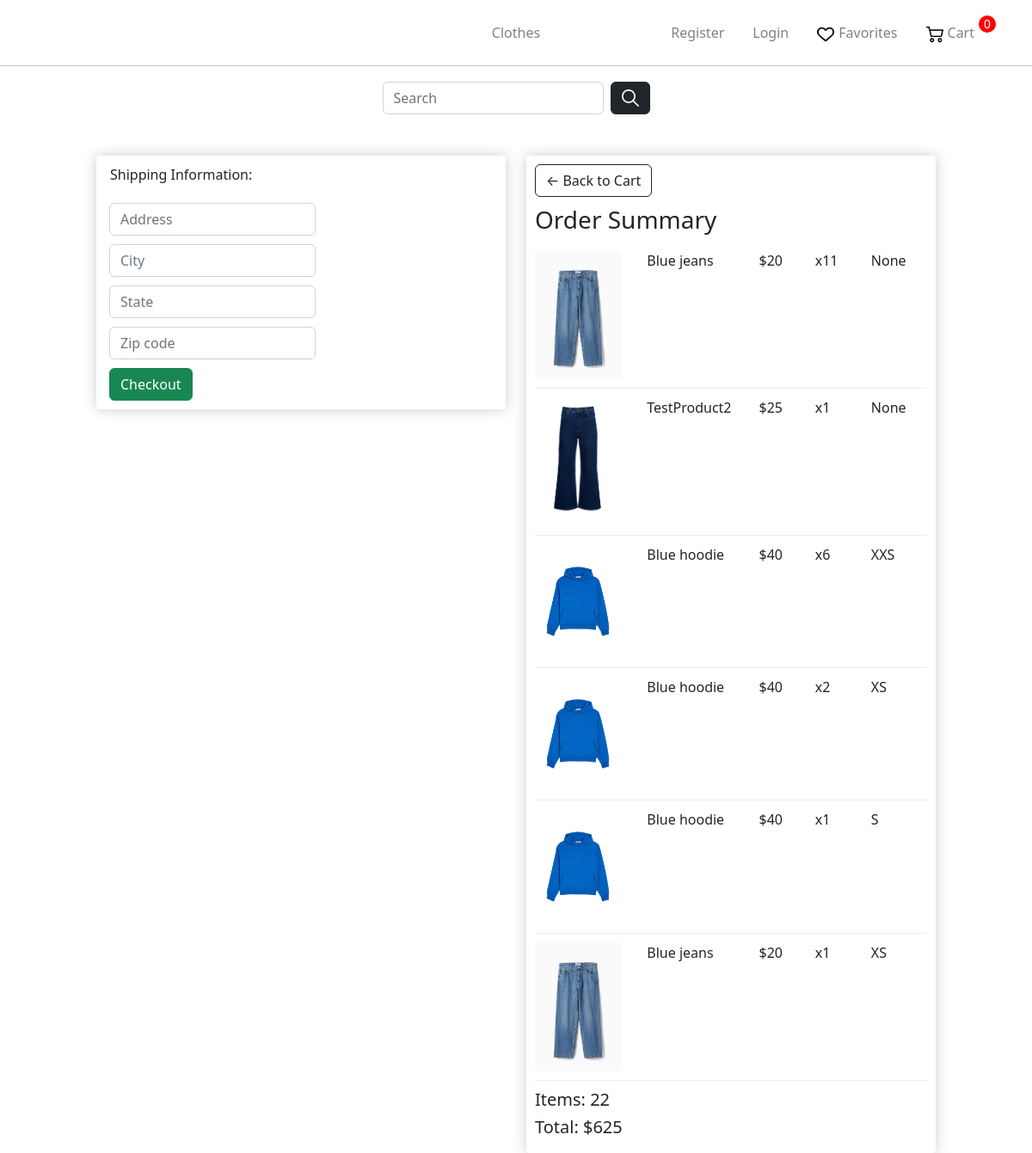
Before: /landing/36/ with the older database file.
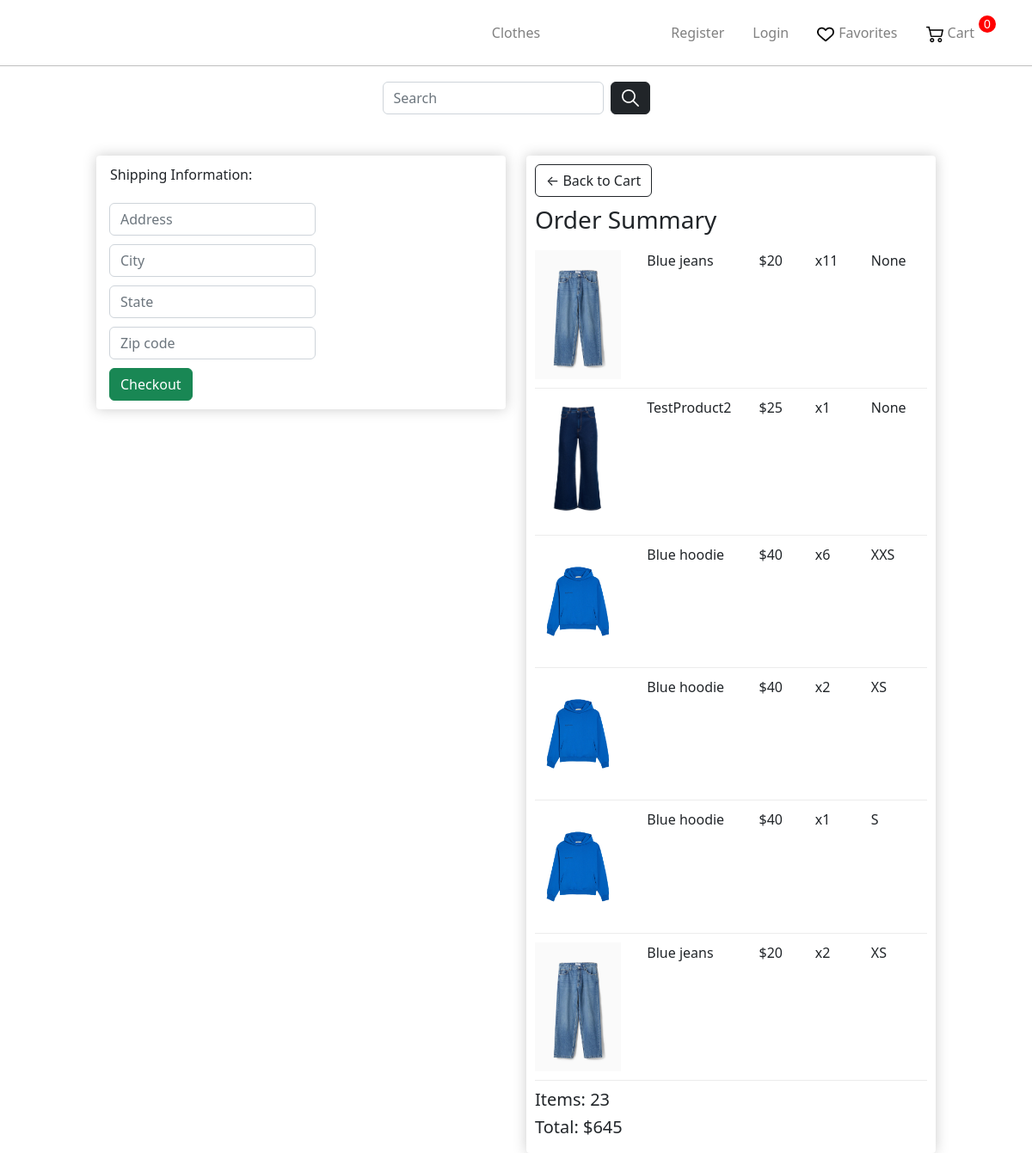
After: the same page with the newer database file.
### store/models.py (models this page shows, shortened)
class OrderProduct(models.Model):
    user = models.ForeignKey('User', on_delete=models.CASCADE)
    product = models.ForeignKey('Product', on_delete=models.PROTECT)
    quantity = models.IntegerField(default=1)
    ordered = models.BooleanField(default=False)
    size = models.ForeignKey('Size',on_delete=models.SET_NULL, null=True )
    def get_total_product_price(self):
        return self.quantity * self.product.price

class Order(models.Model):
    user = models.ForeignKey('User', on_delete=models.CASCADE)
    products = models.ManyToManyField('OrderProduct')
    time_create = models.DateTimeField(auto_now_add=True)
    ordered = models.BooleanField(default=False)
    address = models.ForeignKey('Address', on_delete=models.SET_NULL, blank=True, null=True)
    def get_total(self):
        total = 0
        for order_item in self.products.all():
            total += order_item.get_total_product_price()
        return total
    def get_total_quantity(self):
        quantity = 0
        for order_item in self.products.all():
            quantity += order_item.quantity
        return quantity

class Product(models.Model):
    AVAILABILITY =(
        ('Y', 'В наличии'),
        ('N', 'Нет в наличии'),
    )
    name = models.CharField(max_length=255)
    slug = models.SlugField(max_length=255, unique=True, db_index=True)
    description = models.TextField(blank=True)
    discount = models.BooleanField(default=False)
    price = models.IntegerField()
    price_discount = models.IntegerField(blank=True)
    photo = models.ImageField(upload_to="photos")
    size = models.CharField(max_length=255)
    availability = models.CharField(max_length=1,choices = AVAILABILITY,default = '')
    cat = models.ForeignKey('Category', on_delete=models.PROTECT)
    gender = models.ForeignKey('Gender', on_delete=models.PROTECT)
    sizes = models.ManyToManyField('Size')

class Size(models.Model):
    name = models.CharField(max_length=5)
    def __str__(self):
        return self.name

### store/views.py (the view)
# urls.py: path('landing/<int:order_id>/',views.ProductLandingPageView.as_view(),name = 'landing'),
class ProductLandingPageView(TemplateView):
    template_name = "store/checkout.html"
    def get_context_data(self, **kwargs):
        order_id = self.kwargs["order_id"]
        order = Order.objects.get(pk=order_id)
        context = super(ProductLandingPageView, self).get_context_data(**kwargs)
        context.update({
            "order": order,
            "STRIPE_PUBLIC_KEY": settings.STRIPE_PUBLIC_KEY,
        })
        context.update(csrf(self.request))
        return context

### store/templates/store/checkout.html (shortened to what this page needs)
{% extends 'store/layout.html' %}
{% load static %}
{% block content %}
    <link rel="stylesheet" href="{% static 'store/css/CategoriesCartCheckout.css' %}">
     <div class="row">
		<div class="col-lg-5" style="height: 317px">
			<div class="box-element" id="form-wrapper">
				<form id="form">
					<div id="shipping-info">
						<p style="margin-left: 6px;">Shipping Information:</p>
						<div class="form-field">
							<input class="form-control" type="text" name="address" placeholder="Address">
						</div>
						<div class="form-field">
							<input class="form-control" type="text" name="city" placeholder="City">
						</div>
						<div class="form-field">
							<input class="form-control" type="text" name="state" placeholder="State">
						</div>
						<div class="form-field">
							<input class="form-control" type="text" name="zipcode" placeholder="Zip code">
						</div>
					</div>
					<button class="btn btn-success btn-block" type="button" id="checkout-button" style="margin-left: 5px; margin-top: 5px;">Checkout</button>
				</form>
			</div>
			<br>
		</div>
		<div class="col-lg-5" style="height: 317px">
			<div class="box-element">
				<a  class="btn btn-outline-dark" href="{% url 'cart' %}">&#x2190; Back to Cart</a>
				<h3 style="margin-top: 10px; margin-bottom: 18px;">Order Summary</h3>
				{%for orderproduct in order.products.all%}
				<div class="cart-row">
					<div style="flex:2"><img class="row-image" src="{{orderproduct.product.photo.url}}"></div>
					<div style="flex:2">{{orderproduct.product.name}}</div>
					<div style="flex:1"><p>${{orderproduct.product.price}}</p></div>
					<div style="flex:1"><p>x{{orderproduct.quantity}}</p></div>
					<div style="flex:1"><p>{{orderproduct.size}}</p></div>
				</div>
				{%endfor%}
                <h5>Items:   {{order.get_total_quantity}}</h5>
				<h5>Total:   ${{order.get_total}}</h5>
			</div>
		</div>
	</div>
{% endblock %}

Changed rows visible on the page:
changed OrderProduct (number 6 of 6 on the later page): quantity "1" → "2"
changed Order: get_total_quantity "22" → "23"; get_total "625" → "645"
